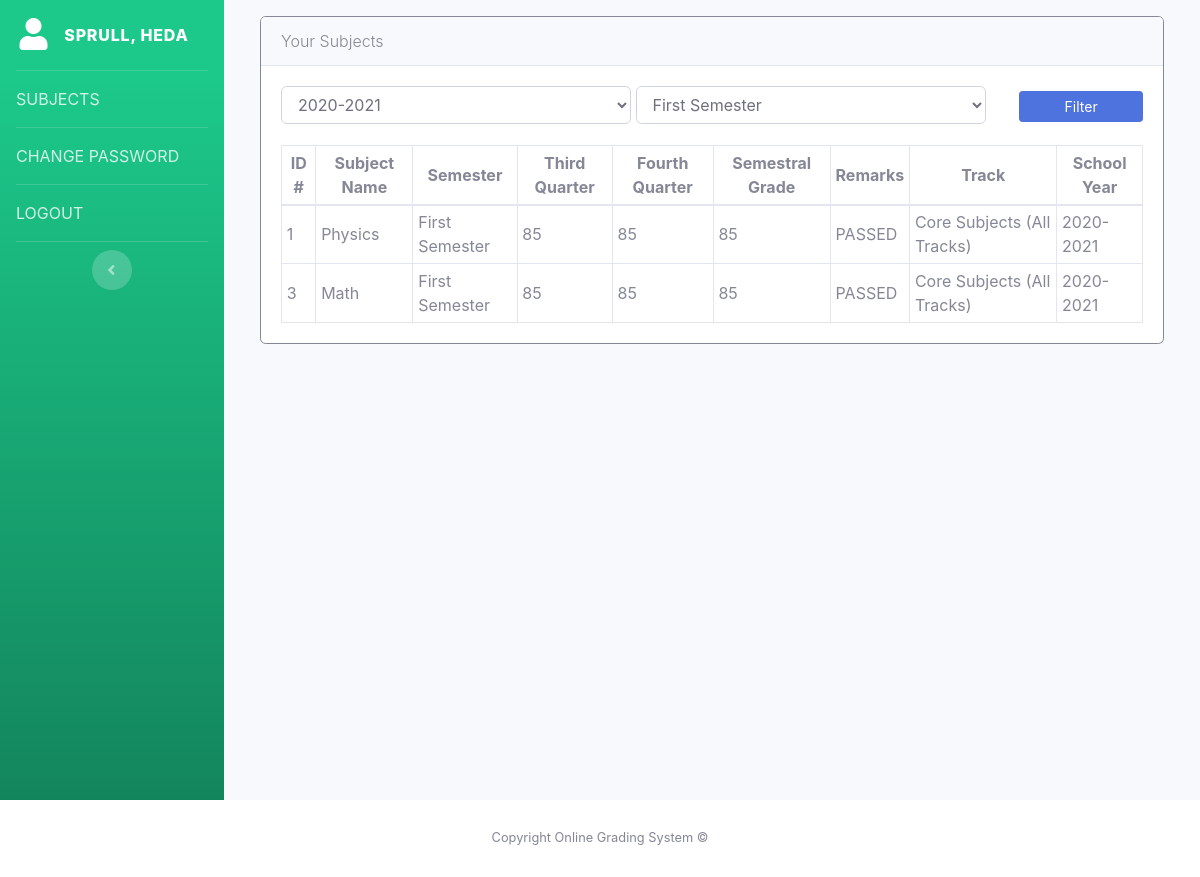
The app's page /index.php?p=students&a=view-subjects (signed in) with its own data.
### tables this page shows
CREATE TABLE `grades` (
  `id` int NOT NULL,
  `teacher_id` varchar(255) NOT NULL,
  `section_id` varchar(255) DEFAULT NULL,
  `student_id` varchar(255) DEFAULT NULL,
  `subject_id` varchar(255) NOT NULL,
  `first_quarter` varchar(255) DEFAULT NULL,
  `second_quarter` varchar(255) DEFAULT NULL,
  `semestral_grade` varchar(255) DEFAULT NULL,
  `remark` varchar(255) DEFAULT NULL
);

CREATE TABLE `subjects` (
  `id` int NOT NULL,
  `level_id` varchar(10) DEFAULT NULL,
  `name` varchar(255) DEFAULT NULL,
  `semester` varchar(255) NOT NULL,
  `track` varchar(255) NOT NULL,
  `school_year` varchar(255) NOT NULL
);

### index.php (called while the page is built, shortened)
<?php
include 'views/inc/header.php';
include 'sys/routes.php';
include 'views/inc/footer.php';
?>

### views/student/view-subjects.php (the view, shortened to what this page needs)
<?php
  $servername = "localhost";
  $username = "root";
  $password = "Mk396sfAUzgU";
  try {
    $conn = new PDO("mysql:host=$servername;dbname=ogs", $username, $password);
    $conn->setAttribute(PDO::ATTR_ERRMODE, PDO::ERRMODE_EXCEPTION);
    $user=$_SESSION['user']['id'];
    if(isset($_GET['getSchoolYear']) == false){
      $getGrade = $conn->prepare("select grades.*, subjects.name, subjects.track, subjects.school_year, subjects.semester from grades inner join subjects on grades.subject_id=subjects.id where grades.student_id=".$user."");
    }
    $getSchoolYear = $conn->prepare("select * from school_year");
    $getGrade->execute();
    $getSchoolYear->execute();
    $studentGrades = $getGrade->fetchAll();
    $fetchSchoolYear = $getSchoolYear->fetchAll();
    $semester = $_GET['getSemester'];
    if($semester == "First Semester") {
      $firstGrade = "First Quarter";
      $secondGrade = "Second Quarter";
    }
    else {
      $firstGrade = "Third Quarter";
      $secondGrade = "Fourth Quarter";
    }
  }catch(PDOException $e) {
    echo "Connection failed: " . $e->getMessage();
  }
?>
<div class="card border-secondary mt-3">
  <div class="card-header">
  	<p class="lead m-0">Your Subjects</p>
  </div>
  <div class="card-body row">
    <div class="col-md-12 table-responsive">
        <div class="form-group row">
          <div class="col-10" style="float: right; margin-bottom: 5px;">
            <select class="form-control col-6" placeholder="School Year" id="school_year" style="display: inline-block; width: 49%;">
              <?php
                foreach ($fetchSchoolYear as $school_year){
              ?>
              <option value="<?php echo $school_year['name']; ?>"><?php echo $school_year['name']; ?></option>
              <?php } ?>
            </select>
            <select class="form-control col-6" placeholder="Semester" id="semester" style="display: inline-block; width: 49%;">
              <?php
                $semesters = ["First Semester", "Second Semester"];
                foreach ($semesters as $semester){
              ?>
              <option value="<?php echo $semester; ?>"><?php echo $semester; ?></option>
              <?php } ?>
            </select>
          </div>
          <div class="col-2" style="float: right; margin: 5px 0; text-align: center;">
            <button class="btn btn-sm btn-primary" type="submit" id="filter-btn" style="width: 100%;">Filter</button>
          </div>
        </div>
      <table class="table-bordered table-sm col-md-12">
        <thead class="text-center">
          <tr>
            <th>ID #</th>
            <th>Subject Name</th>
            <th>Semester</th>
            <th><?php echo $firstGrade;?></th>
            <th><?php echo $secondGrade;?></th>
            <th>Semestral Grade</th>
            <th>Remarks</th>
            <th>Track</th>
            <th>School Year</th>
          </tr>
        </thead>
        <tbody>
          <?php foreach($studentGrades as $stud){?>
            <tr>
              <td><?php echo $stud['id']?></td>
              <td><?php echo $stud['name']?></td>
              <td><?php echo $stud['semester']?></td>
              <td><?php echo $stud['first_quarter']?></td>
              <td><?php echo $stud['second_quarter']?></td>
              <td><?php echo $stud['semestral_grade']?></td>
              <td><?php echo $stud['remark']?></td>
              <td><?php echo $stud['track']?></td>
              <td><?php echo $stud['school_year']?></td>
            </tr>
          <?php }?>
        </tbody>
      </table>
    </div>
  </div>
</div>

### records on screen
grades: id "1", subject.name "Physics", subject.semester "First Semester", first_quarter "85", second_quarter "85", semestral_grade "85", remark "PASSED", subject.track "Core Subjects (All Tracks)", subject.school_year "2020-2021"
grades: id "3", subject.name "Math", subject.semester "First Semester", first_quarter "85", second_quarter "85", semestral_grade "85", remark "PASSED", subject.track "Core Subjects (All Tracks)", subject.school_year "2020-2021"

### other values on screen
$navbar['title'] "SPRULL, HEDA"
str_replace("-"," ",$key) "SUBJECTS"
str_replace("-"," ",$key) "CHANGE PASSWORD"
str_replace("-"," ",$key) "LOGOUT"
$firstGrade "Third Quarter"
$secondGrade "Fourth Quarter"
form field value "2020-2021"
form field value "First Semester"
